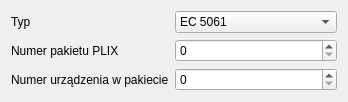
               <widget class="QWidget" name="plix">
                <layout class="QFormLayout" name="formLayout_6">
                 <item row="0" column="0">
                  <widget class="QLabel" name="label_24">
                   <property name="text">
                    <string>Typ</string>
                   </property>
                   <property name="buddy">
                    <cstring>mdisk_type</cstring>
                   </property>
                  </widget>
                 </item>
                 <item row="0" column="1">
                  <widget class="QComboBox" name="mdisk_type">
                   <property name="sizePolicy">
                    <sizepolicy hsizetype="Preferred" vsizetype="Preferred">
                     <horstretch>0</horstretch>
                     <verstretch>0</verstretch>
                    </sizepolicy>
                   </property>
                   <item>
                    <property name="text">
                     <string>EC 5061</string>
                    </property>
                   </item>
                   <item>
                    <property name="text">
                     <string>MERA 9425 (wymienny)</string>
                    </property>
                   </item>
                   <item>
                    <property name="text">
                     <string>MERA 9425 (stały)</string>
                    </property>
                   </item>
                   <item>
                    <property name="text">
                     <string>MERA 9425 (cały dysk)</string>
                    </property>
                   </item>
                  </widget>
                 </item>
                 <item row="1" column="0">
                  <widget class="QLabel" name="label_25">
                   <property name="text">
                    <string>Numer pakietu PLIX</string>
                   </property>
                   <property name="buddy">
                    <cstring>mdisk_plix_no</cstring>
                   </property>
                  </widget>
                 </item>
                 <item row="1" column="1">
                  <widget class="QSpinBox" name="mdisk_plix_no">
                   <property name="maximum">
                    <number>31</number>
                   </property>
                  </widget>
                 </item>
                 <item row="2" column="0">
                  <widget class="QLabel" name="label_26">
                   <property name="text">
                    <string>Numer urządzenia w pakiecie</string>
                   </property>
                   <property name="buddy">
                    <cstring>mdisk_dev_no</cstring>
                   </property>
                  </widget>
                 </item>
                 <item row="2" column="1">
                  <widget class="QSpinBox" name="mdisk_dev_no">
                   <property name="maximum">
                    <number>7</number>
                   </property>
                  </widget>
                 </item>
                </layout>
               </widget>
